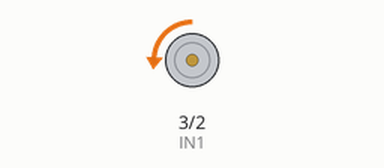
The program below on a simulated ESP32 board running MicroPython. On the bench: motor-driver pin pairs drawn as motors (green arrow = first pin HIGH = forward, orange = second pin HIGH = backward, longer = more drive, scaled by the enable pin).

Above: at 0.1 s.
At 14.1 s:
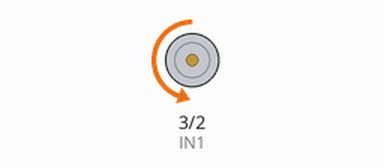
At 21.1 s:
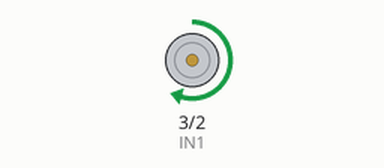
At 33.1 s:
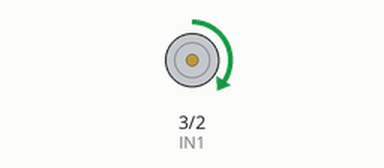
Timing chart, 0 to 39.5 s (numbered marks = the images above):
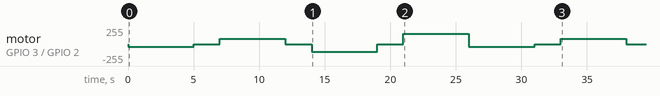

The program:

IR_Motor_6.py
```python
'''

'''
from machine import Pin, PWM
from time import sleep

IN1 = Pin(3, Pin.OUT)
IN2 = Pin(2, Pin.OUT)

speed = PWM(Pin(4))
speed.freq(1000)

while True:
        speed.duty_u16(10000)
        IN1.low()  #spin forward
        IN2.high()
        sleep(5)

        IN1.low()  #stop
        IN2.low()
        sleep(2)

        speed.duty_u16(20000)
        IN1.high()  #spin backward
        IN2.low()
        sleep(5)

        IN1.low()  #stop
        IN2.low()
        sleep(2)

        speed.duty_u16(30000)
        IN1.low()  #spin forward
        IN2.high()
        sleep(5)

        IN1.low()  #stop
        IN2.low()
        sleep(2)

        speed.duty_u16(40000)
        IN1.high()  #spin backward
        IN2.low()
        sleep(5)


class DCMotor:
  def __init__(self, pin1, pin2, enable_pin, min_duty=750, max_duty=1023):
        self.pin1=pin1
        self.pin2=pin2
        self.enable_pin=enable_pin
        self.min_duty = min_duty
        self.max_duty = max_duty

  def forward(self,speed):
    self.speed = speed
    self.enable_pin.duty(self.duty_cycle(self.speed))
    self.pin1.value(0)
    self.pin2.value(1)

  def backwards(self, speed):
        self.speed = speed
        self.enable_pin.duty(self.duty_cycle(self.speed))
        self.pin1.value(1)
        self.pin2.value(0)

  def stop(self):
    self.enable_pin.duty(0)
    self.pin1.value(0)
    self.pin2.value(0)

  def duty_cycle(self, speed):
   if self.speed <= 0 or self.speed > 100:
        duty_cycle = 0
   else:
    duty_cycle = int(self.min_duty + (self.max_duty - self.min_duty)*((self.speed-1)/(100-1)))
    return duty_cycle
```

Measured:
- by itself, motor on GPIO 3 (IN1) / GPIO 2 (IN2): stopped → backward 39/255 at 0.00 s, → stopped 5.0 s later, → forward 78/255 2.0 s later, → stopped 5.0 s later, … (11 changes in this stretch)
